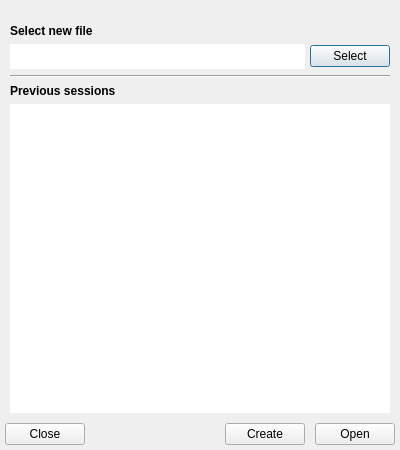
<?xml version="1.0" encoding="UTF-8"?>
<ui version="4.0">
 <class>NewFileDialog</class>
 <widget class="QDialog" name="NewFileDialog">
  <property name="geometry">
   <rect>
    <x>0</x>
    <y>0</y>
    <width>400</width>
    <height>450</height>
   </rect>
  </property>
  <property name="windowTitle">
   <string>Open File</string>
  </property>
  <property name="windowIcon">
   <iconset resource="resources.qrc">
    <normaloff>:/new/prefix1/img/logo-small.png</normaloff>:/new/prefix1/img/logo-small.png</iconset>
  </property>
  <layout class="QVBoxLayout" name="verticalLayout">
   <property name="spacing">
    <number>5</number>
   </property>
   <property name="leftMargin">
    <number>5</number>
   </property>
   <property name="topMargin">
    <number>5</number>
   </property>
   <property name="rightMargin">
    <number>5</number>
   </property>
   <property name="bottomMargin">
    <number>5</number>
   </property>
   <item>
    <widget class="QLabel" name="Logo">
     <property name="styleSheet">
      <string notr="true"/>
     </property>
     <property name="text">
      <string/>
     </property>
     <property name="pixmap">
      <pixmap resource="resources.qrc">:/new/prefix1/img/logo-small.png</pixmap>
     </property>
     <property name="scaledContents">
      <bool>false</bool>
     </property>
     <property name="alignment">
      <set>Qt::AlignCenter</set>
     </property>
    </widget>
   </item>
   <item>
    <layout class="QVBoxLayout" name="verticalLayout_3">
     <property name="spacing">
      <number>10</number>
     </property>
     <property name="topMargin">
      <number>0</number>
     </property>
     <property name="rightMargin">
      <number>0</number>
     </property>
     <item>
      <widget class="QFrame" name="frame">
       <property name="sizePolicy">
        <sizepolicy hsizetype="Preferred" vsizetype="Preferred">
         <horstretch>0</horstretch>
         <verstretch>0</verstretch>
        </sizepolicy>
       </property>
       <property name="minimumSize">
        <size>
         <width>0</width>
         <height>0</height>
        </size>
       </property>
       <property name="frameShape">
        <enum>QFrame::NoFrame</enum>
       </property>
       <property name="frameShadow">
        <enum>QFrame::Plain</enum>
       </property>
       <layout class="QVBoxLayout" name="verticalLayout_2">
        <property name="leftMargin">
         <number>5</number>
        </property>
        <property name="topMargin">
         <number>0</number>
        </property>
        <property name="rightMargin">
         <number>5</number>
        </property>
        <property name="bottomMargin">
         <number>5</number>
        </property>
        <item>
         <layout class="QGridLayout" name="gridLayout">
          <property name="sizeConstraint">
           <enum>QLayout::SetDefaultConstraint</enum>
          </property>
          <property name="horizontalSpacing">
           <number>5</number>
          </property>
          <item row="3" column="0" colspan="2">
           <widget class="Line" name="line">
            <property name="sizePolicy">
             <sizepolicy hsizetype="Expanding" vsizetype="Fixed">
              <horstretch>1</horstretch>
              <verstretch>0</verstretch>
             </sizepolicy>
            </property>
            <property name="orientation">
             <enum>Qt::Horizontal</enum>
            </property>
           </widget>
          </item>
          <item row="5" column="0" colspan="2">
           <widget class="QListWidget" name="recentsList">
            <property name="sizePolicy">
             <sizepolicy hsizetype="Expanding" vsizetype="Expanding">
              <horstretch>0</horstretch>
              <verstretch>1</verstretch>
             </sizepolicy>
            </property>
            <property name="font">
             <font>
              <pointsize>11</pointsize>
             </font>
            </property>
            <property name="contextMenuPolicy">
             <enum>Qt::ActionsContextMenu</enum>
            </property>
            <property name="frameShape">
             <enum>QFrame::NoFrame</enum>
            </property>
            <property name="frameShadow">
             <enum>QFrame::Plain</enum>
            </property>
            <property name="lineWidth">
             <number>0</number>
            </property>
            <property name="verticalScrollMode">
             <enum>QAbstractItemView::ScrollPerPixel</enum>
            </property>
            <property name="resizeMode">
             <enum>QListView::Adjust</enum>
            </property>
            <property name="spacing">
             <number>5</number>
            </property>
            <property name="viewMode">
             <enum>QListView::ListMode</enum>
            </property>
            <property name="uniformItemSizes">
             <bool>false</bool>
            </property>
            <property name="wordWrap">
             <bool>false</bool>
            </property>
            <property name="selectionRectVisible">
             <bool>true</bool>
            </property>
           </widget>
          </item>
          <item row="1" column="1">
           <widget class="QPushButton" name="newFileButton">
            <property name="sizePolicy">
             <sizepolicy hsizetype="Fixed" vsizetype="Fixed">
              <horstretch>0</horstretch>
              <verstretch>0</verstretch>
             </sizepolicy>
            </property>
            <property name="text">
             <string>Select</string>
            </property>
           </widget>
          </item>
          <item row="4" column="0" colspan="2">
           <widget class="QLabel" name="loadFileLabel">
            <property name="text">
             <string>&lt;html&gt;&lt;head/&gt;&lt;body&gt;&lt;p&gt;&lt;span style=&quot; font-weight:600;&quot;&gt;Previous sessions&lt;/span&gt;&lt;/p&gt;&lt;/body&gt;&lt;/html&gt;</string>
            </property>
           </widget>
          </item>
          <item row="1" column="0">
           <widget class="QLineEdit" name="newFileEdit">
            <property name="font">
             <font>
              <pointsize>12</pointsize>
             </font>
            </property>
            <property name="frame">
             <bool>false</bool>
            </property>
            <property name="clearButtonEnabled">
             <bool>true</bool>
            </property>
           </widget>
          </item>
          <item row="0" column="0">
           <widget class="QLabel" name="newFileLabel">
            <property name="sizePolicy">
             <sizepolicy hsizetype="Preferred" vsizetype="Fixed">
              <horstretch>0</horstretch>
              <verstretch>0</verstretch>
             </sizepolicy>
            </property>
            <property name="text">
             <string>&lt;html&gt;&lt;head/&gt;&lt;body&gt;&lt;p&gt;&lt;span style=&quot; font-weight:600;&quot;&gt;Select new file&lt;/span&gt;&lt;/p&gt;&lt;/body&gt;&lt;/html&gt;</string>
            </property>
           </widget>
          </item>
         </layout>
        </item>
       </layout>
      </widget>
     </item>
    </layout>
   </item>
   <item>
    <layout class="QHBoxLayout" name="buttonBar" stretch="0,0,0,0">
     <property name="spacing">
      <number>10</number>
     </property>
     <property name="topMargin">
      <number>0</number>
     </property>
     <item>
      <widget class="QPushButton" name="cancelButton">
       <property name="text">
        <string>Close</string>
       </property>
      </widget>
     </item>
     <item>
      <spacer name="horizontalSpacer">
       <property name="orientation">
        <enum>Qt::Horizontal</enum>
       </property>
       <property name="sizeHint" stdset="0">
        <size>
         <width>40</width>
         <height>20</height>
        </size>
       </property>
      </spacer>
     </item>
     <item>
      <widget class="QPushButton" name="createButton">
       <property name="text">
        <string>Create</string>
       </property>
      </widget>
     </item>
     <item>
      <widget class="QPushButton" name="loadFileButton">
       <property name="text">
        <string>Open</string>
       </property>
      </widget>
     </item>
    </layout>
   </item>
  </layout>
  <action name="actionRemove_item">
   <property name="text">
    <string>Remove item</string>
   </property>
  </action>
  <action name="actionClear_all">
   <property name="text">
    <string>Clear all</string>
   </property>
  </action>
 </widget>
 <resources>
  <include location="resources.qrc"/>
 </resources>
 <connections/>
</ui>
